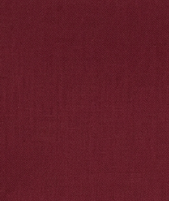
#> input picture Backend/supplier/blouse.png, 169 x 201 px, shrunk from 259 x 309 before the run
$ python blouse_warp.py
#> lines starting #> are read from the running program, lines starting #| are printed output that depends on the picture
### Backend/warp/row_warp.py
"""Low-memory row-based fabric warp helpers."""

import cv2
import numpy as np


def row_interpolated_warp(
    texture: np.ndarray,
    src_points: np.ndarray,
    dst_points: np.ndarray,
    out_h: int,
    out_w: int,
    points_per_row: int = 5,
) -> np.ndarray:
    """Map a regular source grid to smoothly interpolated destination rows.

    The VTO stages create five evenly spaced control points for every garment
    row. Interpolating those row boundaries directly avoids the temporary
    allocations made by SciPy's general TPS implementation.
    """
    rows = len(src_points) // points_per_row
    if rows < 2 or len(src_points) != rows * points_per_row:
        raise RuntimeError("Warp needs at least two complete control rows.")

    row_y = dst_points[::points_per_row, 1]
    left_edge = dst_points[::points_per_row, 0]
    right_edge = dst_points[points_per_row - 1::points_per_row, 0]
    source_y = src_points[::points_per_row, 1]

    target_y = np.arange(out_h, dtype=np.float32)
    # np.interp returns float64, so cast immediately before any image-sized
    # operation to avoid silently doubling the temporary-memory requirement.
    left = np.interp(target_y, row_y, left_edge).astype(np.float32)
    right = np.interp(target_y, row_y, right_edge).astype(np.float32)
    source_row_y = np.interp(target_y, row_y, source_y).astype(np.float32)

    output = np.empty((out_h, out_w, 3), dtype=np.uint8)
    target_x = np.arange(out_w, dtype=np.float32)[None, :]
    rows_per_chunk = 32

    for y0 in range(0, out_h, rows_per_chunk):
        y1 = min(y0 + rows_per_chunk, out_h)
        width = np.maximum(right[y0:y1] - left[y0:y1], 1.0)[:, None]
        map_x = (target_x - left[y0:y1, None]) / width
        map_x *= texture.shape[1] - 1
        np.clip(map_x, 0, texture.shape[1] - 1, out=map_x)

        map_y = np.empty((y1 - y0, out_w), dtype=np.float32)
        map_y[:] = source_row_y[y0:y1, None]
        np.clip(map_y, 0, texture.shape[0] - 1, out=map_y)

        output[y0:y1] = cv2.remap(
            texture,
            map_x,
            map_y,
            interpolation=cv2.INTER_LINEAR,
            borderMode=cv2.BORDER_REFLECT,
        )

    return output

### Backend/warp/blouse_warp.py
import cv2
import numpy as np
import os

from row_warp import row_interpolated_warp

TEXTURE = "../supplier/blouse.png"
MASK = "../base_models/front/masks/blouse.png"
OUTPUT = "../outputs/blouse_tps.png"


def get_boundary(mask, y):
    row = mask[y]
    xs = np.where(row > 127)[0]

    if len(xs) < 10:
        return None

    left = int(xs.min())
    right = int(xs.max())

    if right - left < 10:
        return None

    return left, right


def build_control_points(mask, tex_w, tex_h):
    H, W = mask.shape

    # ---------------------------------------------------------
    # Find rows that actually contain blouse pixels
    # ---------------------------------------------------------

    valid_rows = np.where(
        np.any(mask > 127, axis=1)
    )[0]

    if len(valid_rows) < 4:
        raise RuntimeError(
            f"Blouse mask contains only {len(valid_rows)} valid rows."
        )

    print(
        f"Blouse mask row range: "
        f"{valid_rows[0]} -> {valid_rows[-1]}"
    )

    print(
        f"Total valid rows: {len(valid_rows)}"
    )

    # ---------------------------------------------------------
    # Select 8 rows INSIDE the actual blouse mask
    # ---------------------------------------------------------

    number_of_rows = min(8, len(valid_rows))

    row_indices = np.linspace(
        0,
        len(valid_rows) - 1,
        number_of_rows
    ).astype(int)

    selected_rows = valid_rows[row_indices]

    print(
        "Selected rows:",
        selected_rows.tolist()
    )

    # 5 points across the blouse width
    x_norms = np.linspace(
        0.0,
        1.0,
        5
    )

    src = []
    dst = []

    # ---------------------------------------------------------
    # Build control points
    # ---------------------------------------------------------

    for i, y in enumerate(selected_rows):

        boundary = get_boundary(
            mask,
            y
        )

        if boundary is None:
            continue

        left, right = boundary

        # Map mask row to texture row
        v = (
            i / max(number_of_rows - 1, 1)
        )

        sy = v * (tex_h - 1)

        for u in x_norms:

            # Source texture coordinate
            sx = u * (tex_w - 1)

            # Destination coordinate
            dx = left + u * (right - left)
            dy = y

            src.append([
                sx,
                sy
            ])

            dst.append([
                dx,
                dy
            ])

    if len(src) < 20:
        raise RuntimeError(
            f"Only {len(src)} blouse TPS control points generated."
        )

    return (
        np.asarray(src, dtype=np.float32),
        np.asarray(dst, dtype=np.float32)
    )


def warp_tps(texture, src, dst, H, W):

    return row_interpolated_warp(texture, src, dst, H, W)

    print("Building inverse TPS...")

    inverse_tps = RBFInterpolator(
        dst,
        src,
        kernel="thin_plate_spline",
        smoothing=2.0
    )

    map_x = np.zeros(
        (H, W),
        dtype=np.float32
    )

    map_y = np.zeros(
        (H, W),
        dtype=np.float32
    )

    chunk = 32

    for y0 in range(
        0,
        H,
        chunk
    ):

        y1 = min(
            y0 + chunk,
            H
        )

        yy, xx = np.mgrid[
            y0:y1,
            0:W
        ]

        query = np.column_stack([
            xx.ravel(),
            yy.ravel()
        ])

        mapped = inverse_tps(
            query
        )

        map_x[
            y0:y1
        ] = mapped[
            :, 0
        ].reshape(
            y1 - y0,
            W
        )

        map_y[
            y0:y1
        ] = mapped[
            :, 1
        ].reshape(
            y1 - y0,
            W
        )

    # Keep coordinates inside texture
    map_x = np.clip(
        map_x,
        0,
        texture.shape[1] - 1
    )

    map_y = np.clip(
        map_y,
        0,
        texture.shape[0] - 1
    )

    return cv2.remap(
        texture,
        map_x,
        map_y,
        interpolation=cv2.INTER_LINEAR,
        borderMode=cv2.BORDER_REFLECT
    )


def main():

    # ---------------------------------------------------------
    # Correct output directory
    # ---------------------------------------------------------

    os.makedirs(
        "../outputs",
        exist_ok=True
    )

    # ---------------------------------------------------------
    # Load texture and mask
    # ---------------------------------------------------------

    texture = cv2.imread(
        TEXTURE
    )
#> texture is the input picture: shape (201, 169, 3); mean B, G, R 39.9, 29.4, 98.1

    mask = cv2.imread(
        MASK,
        cv2.IMREAD_GRAYSCALE
    )
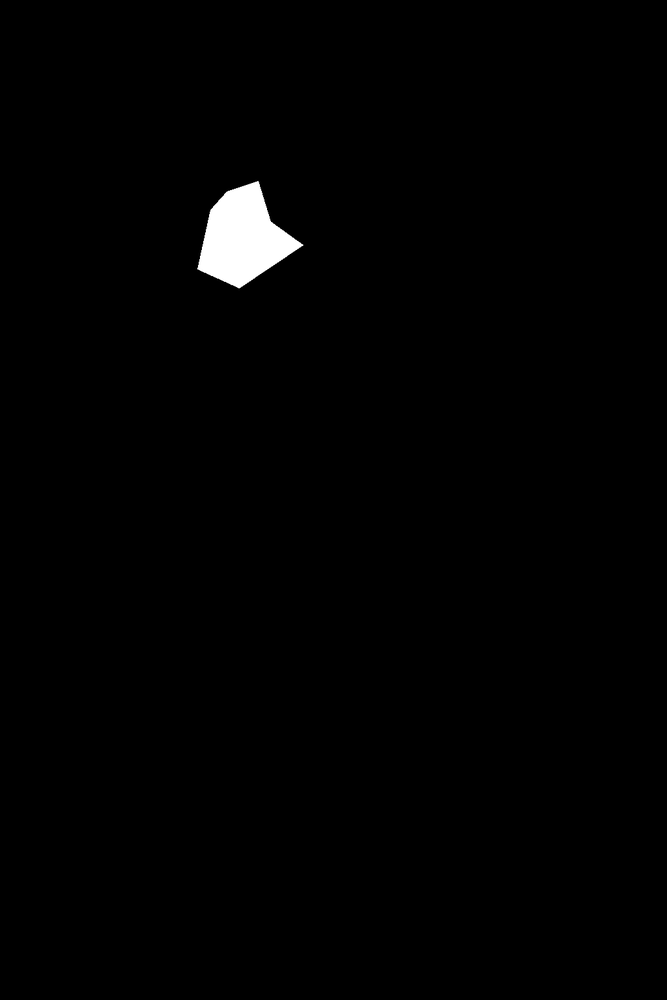
#> input picture Backend/base_models/front/masks/blouse.png, 667 x 1000 px, shrunk from 1024 x 1536 before the run
#> mask is the input picture: shape (1000, 667); min 0, max 255, mean 2.4

    if texture is None:
        raise FileNotFoundError(
            f"Blouse texture not found: {TEXTURE}"
        )

    if mask is None:
        raise FileNotFoundError(
            f"Blouse mask not found: {MASK}"
        )

    print("Texture shape:", texture.shape)
#| Texture shape: (201, 169, 3)
    print("Mask shape:", mask.shape)
#| Mask shape: (1000, 667)

    # ---------------------------------------------------------
    # Mask statistics
    # ---------------------------------------------------------

    mask_pixels = np.count_nonzero(
        mask > 127
    )
#> mask_pixels = 6404

    valid_rows = np.count_nonzero(
        np.any(mask > 127, axis=1)
    )
#> valid_rows = 107

    valid_cols = np.count_nonzero(
        np.any(mask > 127, axis=0)
    )
#> valid_cols = 106

    print("Mask pixels:", mask_pixels)
#| Mask pixels: 6404
    print("Valid rows:", valid_rows)
#| Valid rows: 107
    print("Valid columns:", valid_cols)
#| Valid columns: 106

    if mask_pixels == 0:
        raise RuntimeError(
            "Blouse mask contains no valid pixels."
        )

    H, W = mask.shape
#> H = 1000; W = 667

    # ---------------------------------------------------------
    # Build TPS control points
    # ---------------------------------------------------------

    src, dst = build_control_points(
        mask,
        texture.shape[1],
        texture.shape[0]
    )
#> in build_control_points, `valid_rows = np.where( np.any(mask > 127, axis=1) )[0]`: valid_rows = 107 values from 181 to 287
#| Blouse mask row range: 181 -> 287
#| Total valid rows: 107
#> in build_control_points, `number_of_rows = min(8, len(valid_rows))`: number_of_rows = 8
#> in build_control_points, `row_indices = np.linspace( 0, len(valid_rows) - 1, number_of_rows ).as..`: row_indices = [0, 15, 30, 45, 60, 75, 90, 106]
#> in build_control_points, `selected_rows = valid_rows[row_indices]`: selected_rows = [181, 196, 211, 226, 241, 256, 271, 287]
#| Selected rows: [181, 196, 211, 226, 241, 256, 271, 287]
#> the loop in build_control_points, `for i, y in enumerate(selected_rows): ` made 8 passes
#> (y, v, sy) on passes 2 to 7: (196, 0.143, 28.57), (211, 0.286, 57.14), (226, 0.429, 85.71), (241, 0.571, 114.3), (256, 0.714, 142.9), (271, 0.857, 171.4)
#> (y, xs in get_boundary) on passes 1, 8: (181, [257, 258]), (287, [237, 238, 239, 240])
#> after the loop in build_control_points, `for i, y in enumerate(selected_rows):`: dst = 30 pairs, first value 200 to 298, second value 196 to 271; src = 30 pairs, first value 0 to 168, second value 28.57 to 171.4

    print(
        f"Using {len(src)} blouse TPS control points"
    )
#| Using 30 blouse TPS control points

    # ---------------------------------------------------------
    # Warp
    # ---------------------------------------------------------

    warped = warp_tps(
        texture,
        src,
        dst,
        H,
        W
    )
#> in row_interpolated_warp, `rows = len(src_points) // points_per_row`: rows = 6
#> in row_interpolated_warp, `row_y = dst_points[::points_per_row, 1]`: row_y = [196, 211, 226, 241, 256, 271]
#> in row_interpolated_warp, `left_edge = dst_points[::points_per_row, 0]`: left_edge = [223, 210, 207, 203, 200, 202]
#> in row_interpolated_warp, `right_edge = dst_points[points_per_row - 1::points_per_row, 0]`: right_edge = [262, 267, 277, 298, 286, 263]
#> in row_interpolated_warp, `source_y = src_points[::points_per_row, 1]`: source_y = [28.57, 57.14, 85.71, 114.3, 142.9, 171.4]
#> in row_interpolated_warp, `left = np.interp(target_y, row_y, left_edge).astype(np.float32)`: left = 1000 values, max 223 at index 0, min 200 at index 256, mean 206.5
#> in row_interpolated_warp, `right = np.interp(target_y, row_y, right_edge).astype(np.float32)`: right = 1000 values, max 298 at index 241, min 262 at index 0, mean 263.9
#> in row_interpolated_warp, `source_row_y = np.interp(target_y, row_y, source_y).astype(np.float32)`: source_row_y = 1000 values from 28.57 to 171.4
#> the loop in row_interpolated_warp, `for y0 in range(0, out_h, rows_per_chunk):` made 32 passes
#> width on pass 32: [61, 61, 61, 61, 61, 61, 61, 61]
#> pass 1, in row_interpolated_warp, `map_x = (target_x - left[y0:y1, None]) / width`:
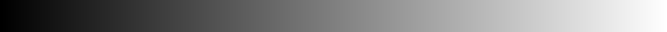
#> map_x: shape (32, 667) float32; min -5.72, max 11.36, mean 2.82; drawn with min black and max white
#> after the loop in row_interpolated_warp, `for y0 in range(0, out_h, rows_per_chunk):`:
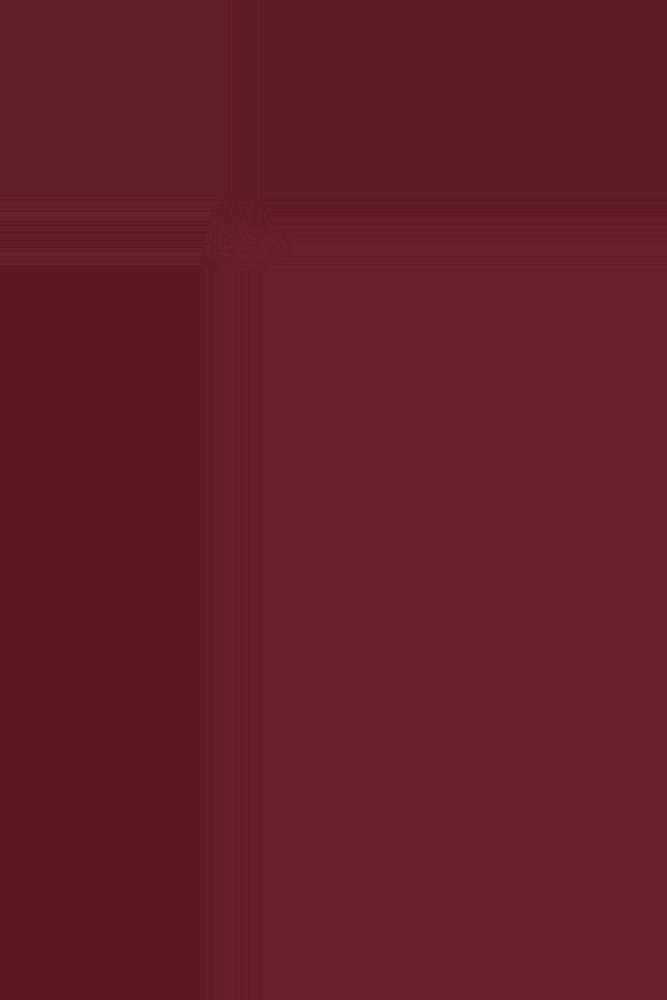
#> output: shape (1000, 667, 3); mean B, G, R 39.5, 28.9, 98.4

    # ---------------------------------------------------------
    # Apply blouse mask
    # ---------------------------------------------------------

    result = cv2.bitwise_and(
        warped,
        warped,
        mask=mask
    )

    # ---------------------------------------------------------
    # Save
    # ---------------------------------------------------------

    success = cv2.imwrite(
        OUTPUT,
        result
    )

    if not success:
        raise RuntimeError(
            f"Failed to save output: {OUTPUT}"
        )

    print()
    print("==========================================")
    print("✅ BLOUSE TPS WARP COMPLETE")
    print("==========================================")
    print("Saved:", OUTPUT)


if __name__ == "__main__":
    main()
